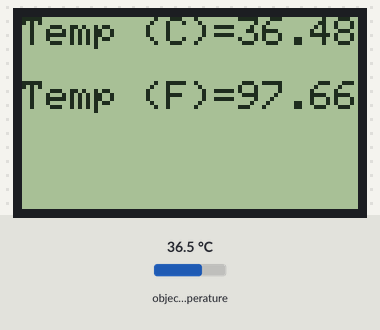
Bench run of a sketch on a simulated Arduino Uno, built with avr-gcc and run on an emulated ATmega328P. Shown: 84×48 one-colour display. Wiring (inferred from the names in the program): MLX90614 thermometer at I2C address 0x5A. Inputs (shaded band) come from the test bench; at power-on: object temperature 36.5 °C.

Above: at 3.2 s.
3.3 s: object temperature set to 20 °C
At 5.2 s:
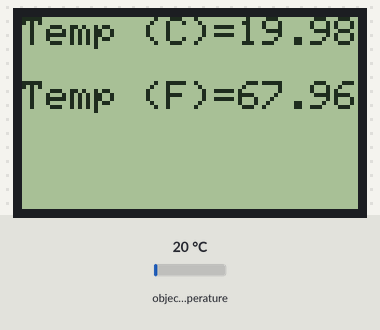
5.5 s: object temperature set to 26 °C
At 7.2 s:
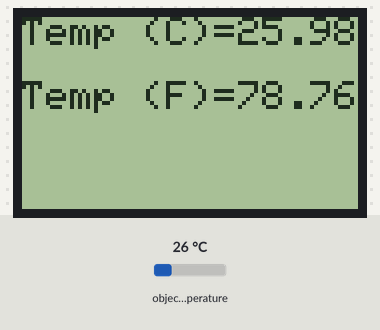
7.6 s: object temperature set to 32 °C
At 8.8 s:
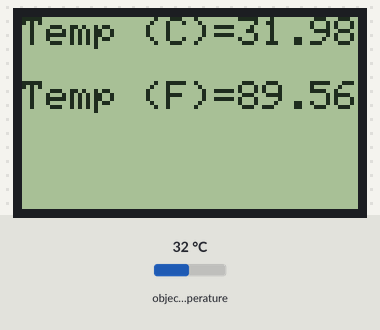
Timing chart, 0 to 10.6 s (numbered marks = the images above; inputs shaded):
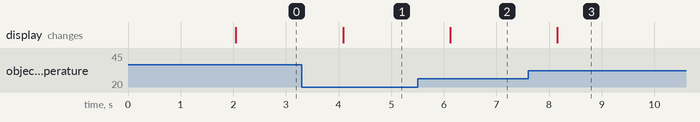

Measured:
- after the input at 3.3 s, the display: changes after 0.78 s (image 1)
- after the input at 5.5 s, the display: changes after 0.62 s (image 2)
- after the input at 7.6 s, the display: changes after 0.56 s (image 3)

The sketch:

Arduino_IR_Temp.ino
```cpp
#include <i2cmaster.h>
#include <Adafruit_GFX.h>
#include <Adafruit_PCD8544.h>

Adafruit_PCD8544 display = Adafruit_PCD8544(7, 6, 5, 4, 3);

void setup(){
  //Serial.begin(9600);

  i2c_init();                     // initialise the i2c bus
  PORTC = (1 << PORTC4) | (1 << PORTC5);  //enable pullups

  display.begin();
  display.setContrast(40);        // set contrast (установка контрастности дисплея)
  delay(1000);
  display.clearDisplay();         // clears the screen and buffer (очистка экрана и буфера)
  display.setTextSize(1);         // set text size (установка размера текста)
  display.setTextColor(BLACK);
  delay(1000);
}

void loop(){
    int dev = 0x5A<<1;
    int data_low = 0;
    int data_high = 0;
    int pec = 0;

    i2c_start_wait(dev+I2C_WRITE);
    i2c_write(0x07);

    // read
    i2c_rep_start(dev+I2C_READ);
    data_low = i2c_readAck();     // read 1 byte and then send ack
    data_high = i2c_readAck();    // read 1 byte and then send ack
    pec = i2c_readNak();
    i2c_stop();

    //This converts high and low bytes together and processes temperature, MSB is a error bit and is ignored for temps
    double tempFactor = 0.02;     // 0.02 degrees per LSB (measurement resolution of the MLX90614)
    double tempData = 0x0000;     // zero out the data
    int frac; // data past the decimal point

    // This masks off the error bit of the high byte, then moves it left 8 bits and adds the low byte.
    tempData = (double)(((data_high & 0x007F) << 8) + data_low);
    tempData = (tempData * tempFactor)-0.01;

    float celcius = tempData - 273.15;
    float fahrenheit = (celcius*1.8) + 32;

    //Serial.print("Celcius: ");
    //Serial.println(celcius);

    display.clearDisplay();              // clears the screen and buffer (очистка экрана и буфера)
    display.setCursor(0,0);

    display.print("Temp (C)=");          // print text temp C (вывод температуры в градусах Цельсия)
    display.println(celcius);            // вывод значения температуры с переводом строки
    display.println();                   // news line (перевод строки)

    display.print("Temp (F)=");          // print text temp F (вывод температуры в градусах Фаренгейта)
    display.println(fahrenheit);         // вывод значения температуры с переводом строки
    display.println();                   // news line (перевод строки)

    display.display();                   // show on display (вывод данных на дисплей)

    delay(1000);
}
```

twimaster.cpp
```cpp
/*************************************************************************
* Title:    I2C master library using hardware TWI interface
* Author:   Peter Fleury <pfleury@gmx.ch>  http://jump.to/fleury
* File:     $Id: twimaster.c,v 1.3 2005/07/02 11:14:21 Peter Exp $
* Software: AVR-GCC 3.4.3 / avr-libc 1.2.3
* Target:   any AVR device with hardware TWI
* Usage:    API compatible with I2C Software Library i2cmaster.h
**************************************************************************/
#include <inttypes.h>
#include <compat/twi.h>

#include <i2cmaster.h>


/* define CPU frequency in Mhz here if not defined in Makefile */
#ifndef F_CPU
#define F_CPU 16000000UL
#endif

/* I2C clock in Hz */
#define SCL_CLOCK 50000L


/*************************************************************************
 Initialization of the I2C bus interface. Need to be called only once
*************************************************************************/
void i2c_init(void)
{
  /* initialize TWI clock: 100 kHz clock, TWPS = 0 => prescaler = 1 */

  TWSR = 0;                         /* no prescaler */
  TWBR = ((F_CPU/SCL_CLOCK)-16)/2;  /* must be > 10 for stable operation */

}/* i2c_init */


/*************************************************************************
  Issues a start condition and sends address and transfer direction.
  return 0 = device accessible, 1= failed to access device
*************************************************************************/
unsigned char i2c_start(unsigned char address)
{
    uint8_t   twst;

	// send START condition
	TWCR = (1<<TWINT) | (1<<TWSTA) | (1<<TWEN);

	// wait until transmission completed
	while(!(TWCR & (1<<TWINT)));

	// check value of TWI Status Register. Mask prescaler bits.
	twst = TW_STATUS & 0xF8;
	if ( (twst != TW_START) && (twst != TW_REP_START)) return 1;

	// send device address
	TWDR = address;
	TWCR = (1<<TWINT) | (1<<TWEN);

	// wail until transmission completed and ACK/NACK has been received
	while(!(TWCR & (1<<TWINT)));

	// check value of TWI Status Register. Mask prescaler bits.
	twst = TW_STATUS & 0xF8;
	if ( (twst != TW_MT_SLA_ACK) && (twst != TW_MR_SLA_ACK) ) return 1;

	return 0;

}/* i2c_start */


/*************************************************************************
 Issues a start condition and sends address and transfer direction.
 If device is busy, use ack polling to wait until device is ready

 Input:   address and transfer direction of I2C device
*************************************************************************/
void i2c_start_wait(unsigned char address)
{
    uint8_t   twst;


    while ( 1 )
    {
	    // send START condition
	    TWCR = (1<<TWINT) | (1<<TWSTA) | (1<<TWEN);

    	// wait until transmission completed
    	while(!(TWCR & (1<<TWINT)));

    	// check value of TWI Status Register. Mask prescaler bits.
    	twst = TW_STATUS & 0xF8;
    	if ( (twst != TW_START) && (twst != TW_REP_START)) continue;

    	// send device address
    	TWDR = address;
    	TWCR = (1<<TWINT) | (1<<TWEN);

    	// wail until transmission completed
    	while(!(TWCR & (1<<TWINT)));

    	// check value of TWI Status Register. Mask prescaler bits.
    	twst = TW_STATUS & 0xF8;
    	if ( (twst == TW_MT_SLA_NACK )||(twst ==TW_MR_DATA_NACK) )
    	{
    	    /* device busy, send stop condition to terminate write operation */
	        TWCR = (1<<TWINT) | (1<<TWEN) | (1<<TWSTO);

	        // wait until stop condition is executed and bus released
	        while(TWCR & (1<<TWSTO));

    	    continue;
    	}
    	//if( twst != TW_MT_SLA_ACK) return 1;
    	break;
     }

}/* i2c_start_wait */


/*************************************************************************
 Issues a repeated start condition and sends address and transfer direction

 Input:   address and transfer direction of I2C device

 Return:  0 device accessible
          1 failed to access device
*************************************************************************/
unsigned char i2c_rep_start(unsigned char address)
{
    return i2c_start( address );

}/* i2c_rep_start */


/*************************************************************************
 Terminates the data transfer and releases the I2C bus
*************************************************************************/
void i2c_stop(void)
{
    /* send stop condition */
	TWCR = (1<<TWINT) | (1<<TWEN) | (1<<TWSTO);

	// wait until stop condition is executed and bus released
	while(TWCR & (1<<TWSTO));

}/* i2c_stop */


/*************************************************************************
  Send one byte to I2C device

  Input:    byte to be transfered
  Return:   0 write successful
            1 write failed
*************************************************************************/
unsigned char i2c_write( unsigned char data )
{
    uint8_t   twst;

	// send data to the previously addressed device
	TWDR = data;
	TWCR = (1<<TWINT) | (1<<TWEN);

	// wait until transmission completed
	while(!(TWCR & (1<<TWINT)));

	// check value of TWI Status Register. Mask prescaler bits
	twst = TW_STATUS & 0xF8;
	if( twst != TW_MT_DATA_ACK) return 1;
	return 0;

}/* i2c_write */


/*************************************************************************
 Read one byte from the I2C device, request more data from device

 Return:  byte read from I2C device
*************************************************************************/
unsigned char i2c_readAck(void)
{
	TWCR = (1<<TWINT) | (1<<TWEN) | (1<<TWEA);
	while(!(TWCR & (1<<TWINT)));

    return TWDR;

}/* i2c_readAck */


/*************************************************************************
 Read one byte from the I2C device, read is followed by a stop condition

 Return:  byte read from I2C device
*************************************************************************/
unsigned char i2c_readNak(void)
{
	TWCR = (1<<TWINT) | (1<<TWEN);
	while(!(TWCR & (1<<TWINT)));

    return TWDR;

}/* i2c_readNak */
```
